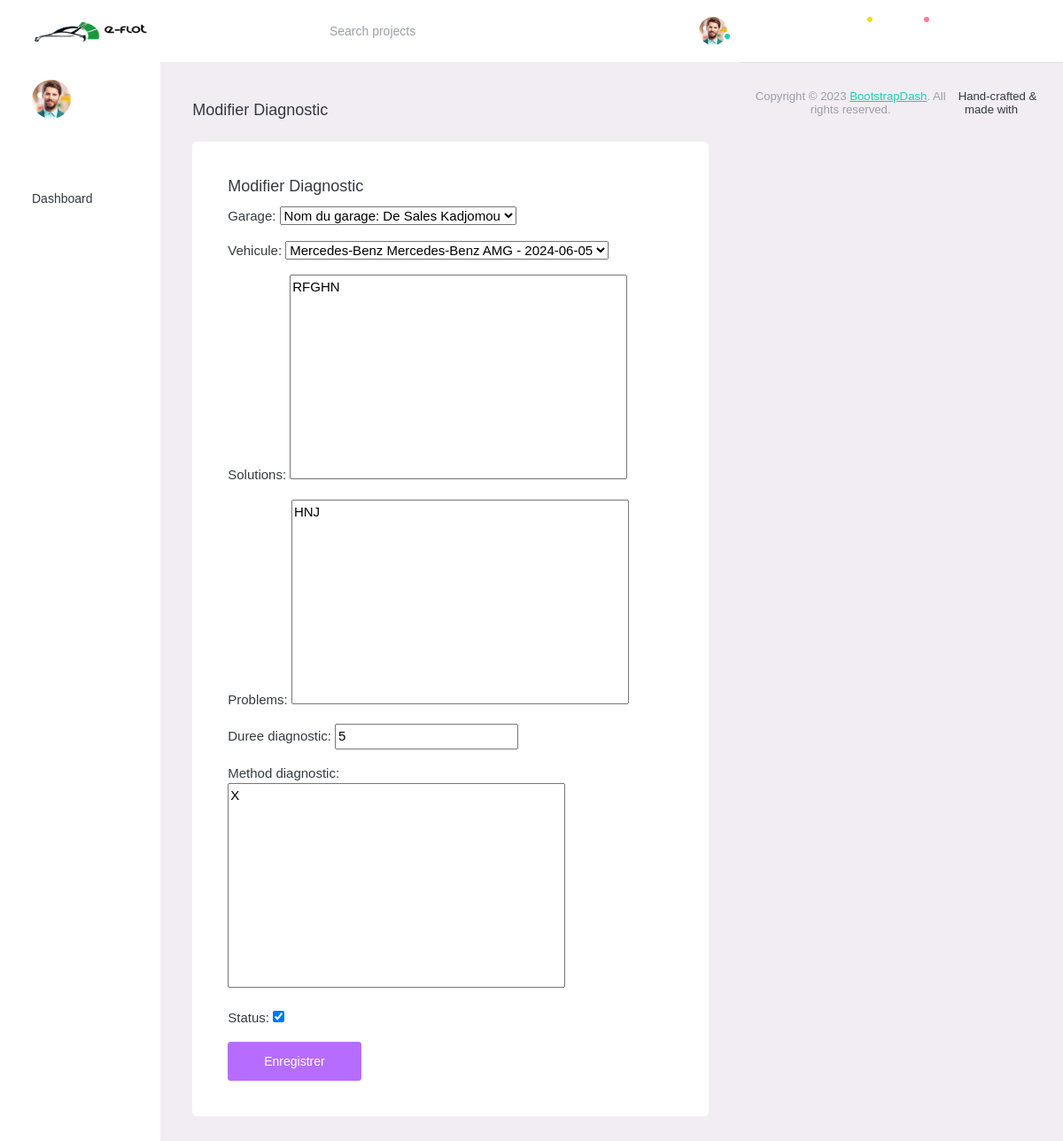
The app's page /diagnostics/modifier/8/ with its own data.
### diagnostic/models.py (models this page shows, shortened)
class Diagnostic(models.Model):
    garage = models.ForeignKey(Garage, on_delete=models.CASCADE)
    vehicule = models.ForeignKey(Voiture, on_delete=models.CASCADE)
    solutions = models.TextField()
    problems = models.TextField()
    duree_diagnostic = models.IntegerField()
    method_diagnostic = models.TextField()
    date_add = models.DateTimeField(auto_now_add=True)
    date_update = models.DateTimeField(auto_now=True)
    status = models.BooleanField(default=True)

### diagnostic/views.py (the view)
# urls.py: path('diagnostics/modifier/<int:diagnostic_id>/', modifier_diagnostic, name='modifier_diagnostic'),
def modifier_diagnostic(request, diagnostic_id):
    diagnostic = get_object_or_404(Diagnostic, id=diagnostic_id)
    if request.method == 'POST':
        form = DiagnosticForm(request.POST, instance=diagnostic)
        if form.is_valid():
            form.save()
            return redirect('list_diagnostics')  # Rediriger vers la liste des diagnostics après modification
    else:
        form = DiagnosticForm(instance=diagnostic)
    return render(request, 'modifier_diagnostic.html', {'form': form})

### diagnostic/forms.py
class DiagnosticForm(forms.ModelForm):
    class Meta:
        model = Diagnostic
        fields = '__all__'

### admin_dashboard/models.py (called while the page is built)
    def __str__(self) :
        return f"Nom du garage: {self.name}"

    def __str__(self):
        return self.marque

    def __str__(self):
        return f"{self.marque} {self.nom}"

    def __str__(self):
        return f"{self.modele.marque} {self.modele} - {self.annee_fabrication}"

### diagnostic/templates/modifier_diagnostic.html (shortened to what this page needs)
{% extends 'dist/base.html' %}
{% load static %}
{% block content %}
<div class="main-panel">
  <div class="content-wrapper">
    <div class="page-header">
      <h3 class="page-title">
        Modifier Diagnostic
      </h3>
    </div>
    <div class="row">
      <div class="col-12 grid-margin">
        <div class="card">
          <div class="card-body">
            <h4 class="card-title">Modifier Diagnostic</h4>
            <form method="post">
              {{ form.as_p }}
              <button type="submit" class="btn btn-primary">Enregistrer</button>
            </form>
          </div>
        </div>
      </div>
    </div>
  </div>
</div>
{% endblock content %}

### records on screen
Diagnostic: garage "Nom du garage: De Sales Kadjomou", vehicule "Mercedes-Benz Mercedes-Benz AMG - 2024-06-05", solutions "RFGHN", problems "HNJ", duree_diagnostic "5", method_diagnostic "X", status "☑"
